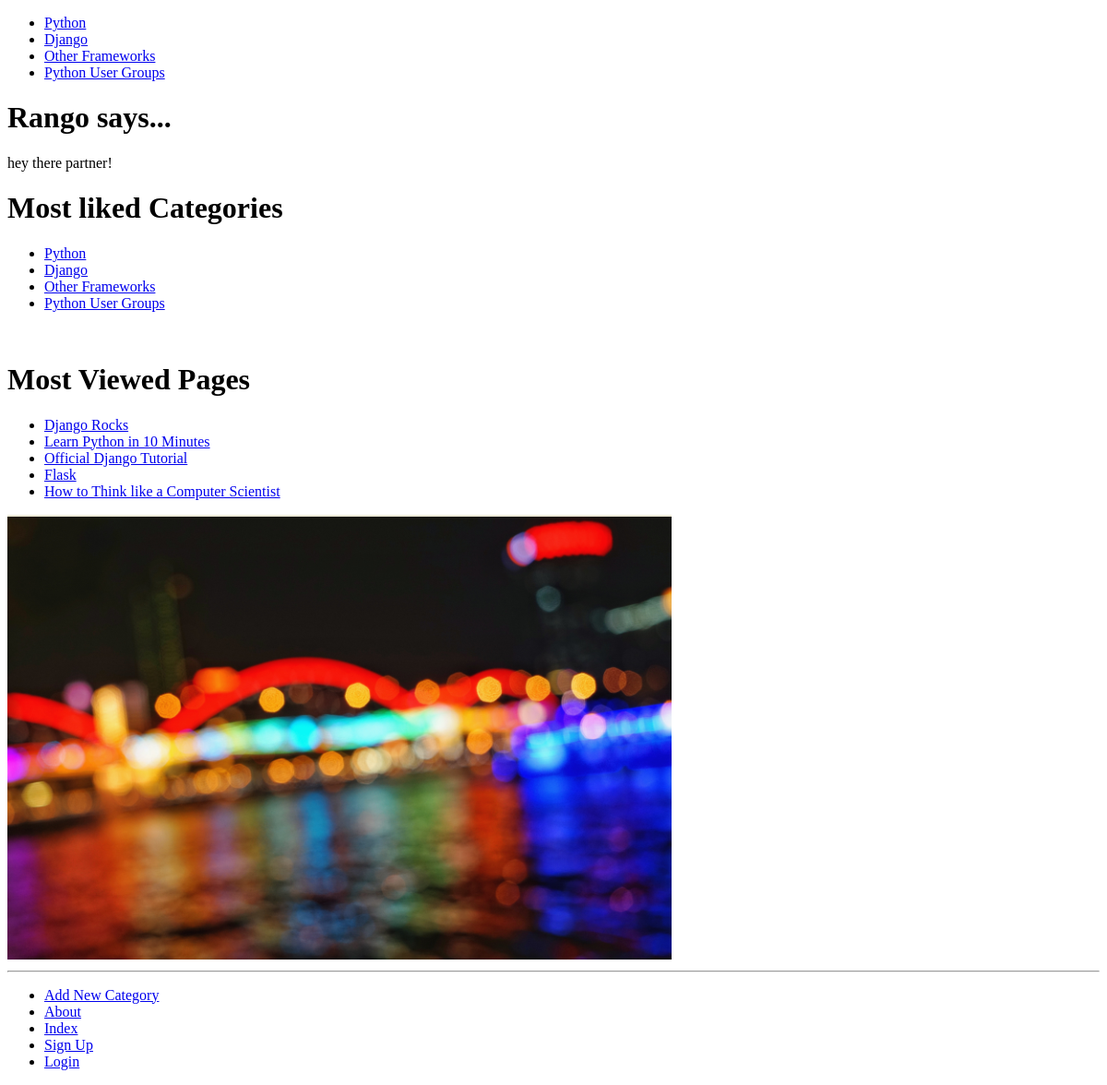
The app's page /, older data.
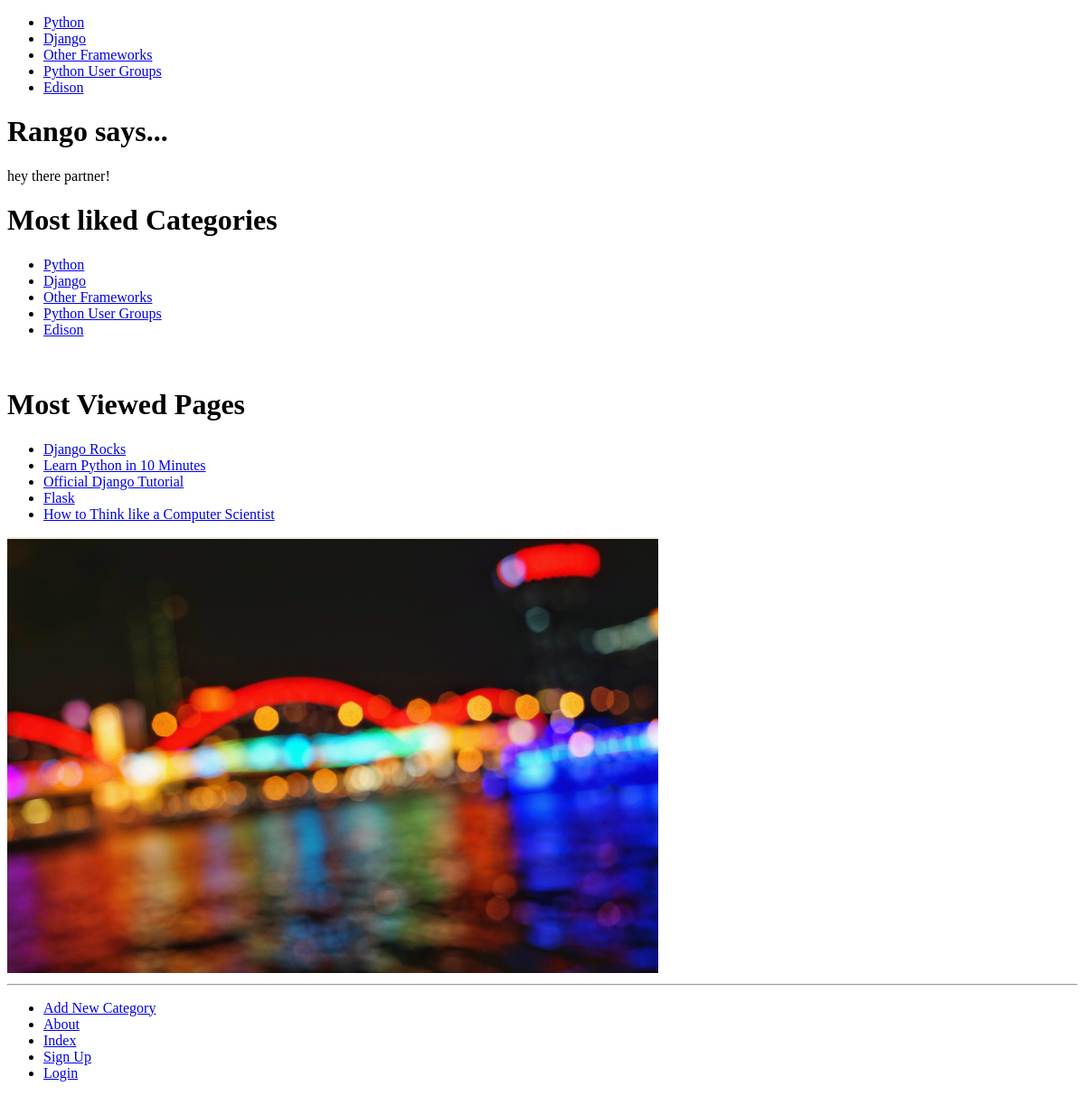
The same page, newer data.
### rango/models.py (models this page shows, shortened)
class Category(models.Model):
    name = models.CharField(max_length=128, unique=True)
    views = models.IntegerField(default=0)
    likes = models.IntegerField(default=0)
    slug = models.SlugField(unique=True)
    class Meta:
        verbose_name_plural = 'categories'

class Page(models.Model):
    category = models.ForeignKey(Category, on_delete=models.DO_NOTHING)
    title = models.CharField(max_length=128)
    url = models.URLField()
    views = models.IntegerField(default=0)

### rango/views.py (the view)
# urls.py: path('', views.index, name='index'),
def index(request):
    category_list = Category.objects.order_by('-likes')[:5]
    page_list = Page.objects.order_by('-views')[:5]
    context_dict = {'pages': page_list, 'categories': category_list}
    return render(request, 'rango/index.html', context=context_dict)

### rango/templatetags/rango_template_tags.py (called while the page is built)
@register.inclusion_tag('rango/cats.html')
def get_category_list(cat=None):
    return {'cats': Category.objects.all(), 'act_cat': cat}

### templates/rango/index.html (shortened to what this page needs)
{% extends 'rango/base.html' %}
{% load staticfiles %}
{% block body_block %}
	<body>
		<h1>Rango says...</h1>
		{% if user.is_authenticated %}
			howdy {{ user.username }}
		{% else %}
			hey there partner!
		{% endif %}
		<div>
			<h1>Most liked Categories</h1>
			{% if categories %}
			<ul>
				{% for category in categories %}
				<li>
					<a href="{% url 'show_category' category.slug %}">{{ category.name }}</a>
				</li>
				{% endfor %}
			</ul>
			{% else %}
			<strong>There are no categories present.</strong>
			{% endif %}
		</div>
		<br>
		<div>
			<h1>Most Viewed Pages</h1>
			{% if pages %}
			<ul>
				{% for page in pages %}
				<li>
					<a href="{{ page.url }}">{{ page.title }}</a>
				</li>
				{% endfor %}
			</ul>
			{% else %}
			<strong>There are no pages present.</strong>
			{% endif %}
		</div>
		<div>
			<img src="{% static "images/color.PNG" %}" alt="Picture of Color">
		</div>
	</body>
{% endblock %}

### templates/rango/base.html (shortened to what this page needs)
<!DOCTYPE html>
{% load staticfiles %}
{% load rango_template_tags %}
<html lang="en">
<head>
</head>
<body>
    <div>
        {% block sidebar_block%}
            {% get_category_list category %}
        {% endblock %}
    </div>
    <div>
        {% block body_block %}{% endblock %}
    </div>
    <hr>
    <div>
        <ul>
            <li><a href="{% url 'add_category' %}">Add New Category</a></li>
            <li><a href="{% url 'about' %}">About</a></li>
            <li><a href="{% url 'index' %}">Index</a></li>
            <li><a href="{% url 'register' %}">Sign Up</a></li>
            <li><a href="{% url 'login' %}">Login</a></li>
        </ul>
    </div>
</body>
</html>

### templates/rango/cats.html
<ul>
	{% if cats %}
		{% for c in cats %}
			{% if c == act_cat %}
				<li><strong><a href="{% url 'show_category' c.slug %}">{{ c.name }}</a></strong></li>
			{% else %}
				<li><a href="{% url 'show_category' c.slug %}">{{ c.name }}</a></li>
			{% endif %}
		{% endfor %}
	{% else %}
		<li><strong>There are no categories present. </strong></li>
	{% endif %}
</ul>

Row changes from the older to the newer data that the page shows:
added Category: name "Edison"
